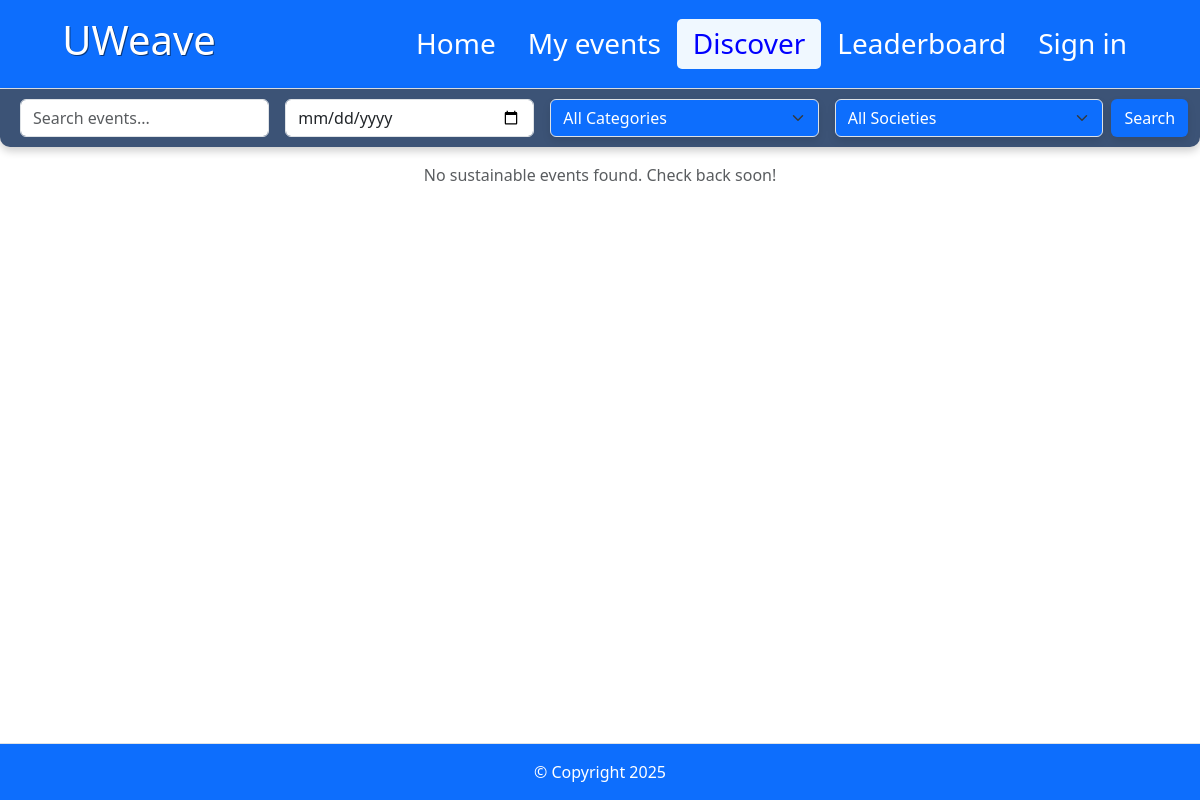
The page /discover on the database as committed earlier.
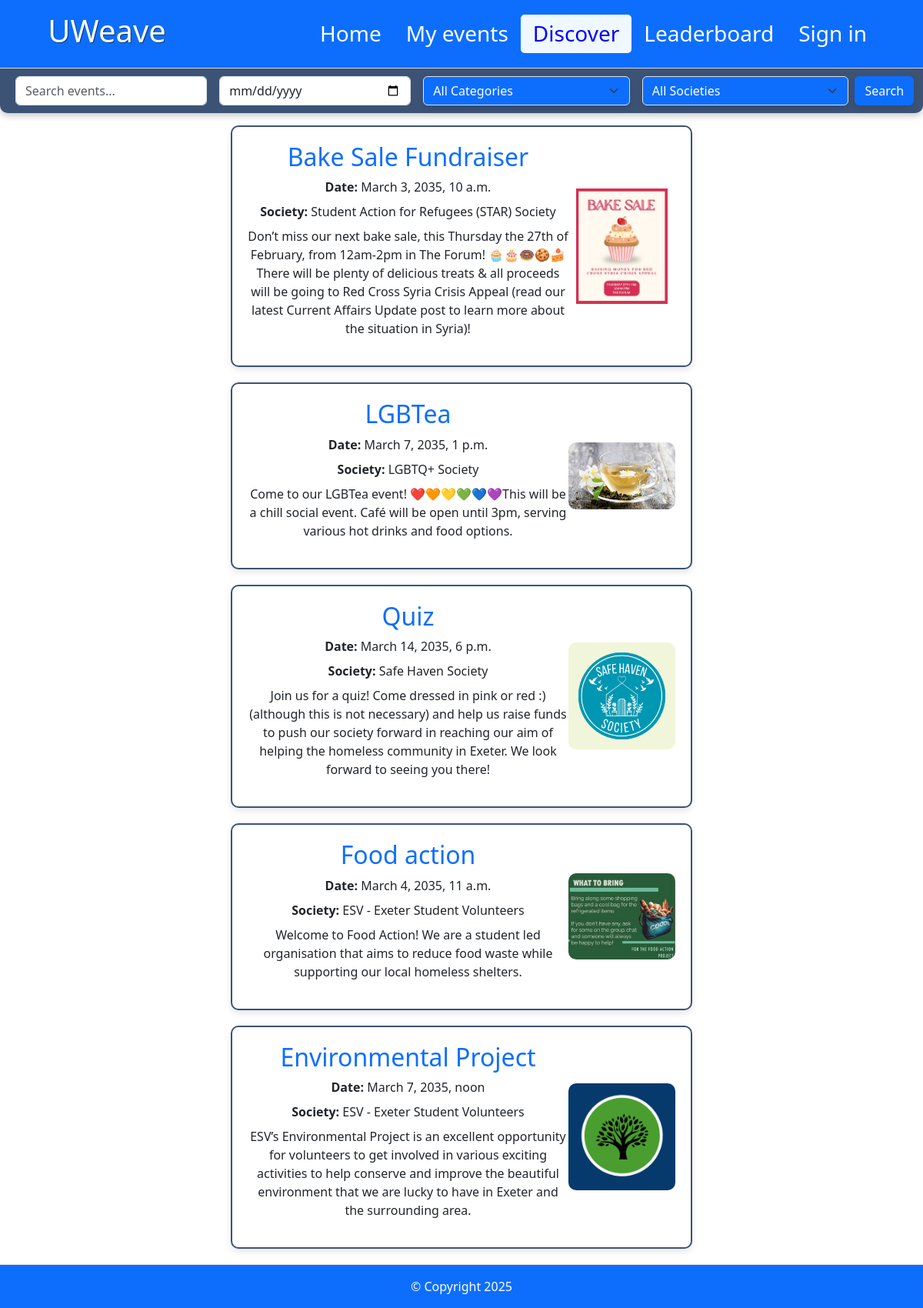
The same page on the database as committed later.
### app/models.py (models this page shows, shortened)
class Event(models.Model):
    start_key = models.CharField(max_length=7, default=generate_random_key)
    end_key = models.CharField(max_length=7, blank=True, default=generate_random_key)
    category = models.CharField(max_length=50)
    organiser = models.ForeignKey(SocietyRepresentative, on_delete=models.CASCADE, null=True)
    date = models.DateTimeField()
    location = models.ForeignKey(Location, on_delete=models.CASCADE, null=True)
    name = models.CharField(max_length=23)
    expected_attendance = models.IntegerField(null=True)
    actual_attendance = models.IntegerField(null=True)
    maximum_attendance = models.IntegerField(null=True)
    approved = models.BooleanField(default=False)
    rejected = models.BooleanField(default=False)
    description = models.CharField(max_length=300, blank=True)
    image = models.ImageField(upload_to="event_images/", null=True, blank=True)

class SocietyRepresentative(models.Model):
    user = models.OneToOneField(User, on_delete=models.CASCADE)
    society_name = models.CharField(max_length=50)
    class Meta:
        permissions = (
            ("create_events","Can create events"),
            ("generate_qr", "Can generate QR codes for events they are running"),
        )

### app/views.py (the view, shortened to what this page needs)
# urls.py: path("discover", views.discover, name="discover"),
def discover(request: HttpRequest) -> HttpResponse:
    search_query = request.GET.get("search_query", "").lower()
    event_date = request.GET.get("event_date", "")
    category = request.GET.get("category", "")
    society = request.GET.get("society", "")
    society_rep = SocietyRepresentative.objects.all()
    events = Event.objects.all()
    events = events.filter(approved="1",  date__date__gte=timezone.now().date())
    if category:
        events = events.filter(category=category)
    if event_date:
        events = events.filter(date__date=event_date)
    if society:
        society_obj = society_rep.filter(society_name=society).first()
        events = events.filter(organiser=society_obj)
    if search_query:
        def sorter(event: Event) -> int:
            return get_event_search_priority(event, search_query)
        events = [event for event in events if sorter(event) > 0]
        events.sort(key=sorter, reverse=True)
    booked_events = set()
    can_be_unbooked = set()
    return render(request, "discover.html", {
        "events": events,
        "booked_events": booked_events,
        "can_be_unbooked": can_be_unbooked,
        "societies": society_rep,
    })

### app/templates/discover.html (shortened to what this page needs)
<head>
</head>
{% extends "base.html" %}
{% block content %}
<body>
    <form method="GET" action="{% url 'discover' %}" class="container-fluid navbar-custom">
        <div class="d-flex flex-nowrap justify-content-between align-items-center">
            <input type="text" name="search_query" placeholder="Search events..." class="form-control flex-grow-1 mx-2">
            <input type="date" name="event_date" class="form-control flex-grow-1 mx-2">
            <select class="form-select searcher mx-2" name="category">
                <option value="">All Categories</option>
            </select>
            <select class="form-select searcher mx-2" name="society">
                <option value="">All Societies</option>
            </select>
            <button type="submit" class="btn searcher">Search</button>
        </div>
    </form>
    <div class="event-container">
    {% for event in events %}
        <div class="event-card" onclick="showPopup('{{ forloop.counter }}')">
            <div class="col-md-8 text-left" style="width: 50%;">
                <h2 style="color: #0d6efd; word-break: break-word;">{{ event.name }}</h2>
                <p class="mb-2"><strong>Date:</strong> {{ event.date }}</p>
                <p class="mb-2"><strong>Society:</strong> {{ event.organiser.society_name }}</p>
                <p style="word-break: break-word;">{{ event.description }}</p>
            </div>
            <div class="col-md-3">
                <img src="{{ event.image.url }}" alt="Event Image" class="img-fluid" onerror="this.src='/static/default-event.jpg';">
            </div>
        </div>
    {% empty %}
        <p class="text-muted text-center">No sustainable events found. Check back soon!</p>
    {% endfor %}
    </div>
</body>
{% endblock %}

### app/templates/base.html (shortened to what this page needs)
<html lang="en">
<head>
    {% load static %}
        <link href="https://cdn.jsdelivr.net/npm/bootstrap@5.3.3/dist/css/bootstrap.min.css" rel="stylesheet">
</head>
<body class="d-flex flex-column min-vh-100">
    <header>
        <div class="px-3 py-2 text-bg-primary border-bottom">
            <div class="container-fluid" style="width: 100%;">
                <div class="d-flex flex-wrap align-items-center justify-content-center justify-content-lg-start">
                    <div class="navbar">
                        <a href="{% url "home" %}" class="d-flex align-items-center my-2 my-lg-0 me-lg-auto text-white text-decoration-none title">
                            <h1 class="bi me-2">UWeave</h1>
                        </a>
                        <ul class="nav col-12 col-lg-auto my-2 justify-content-center my-md-0 text-small links">
                            <li>
                                <a href="{% url "home" %}" class="nav-link text-white"  id="page-link">
                                    <h3 class="bi d-block mx-auto mb-2 link-name">Home</h3>
                                </a>
                            </li>
                            <li>
                                <a href="{% url "my-events" %}" class="nav-link text-white"  id="page-link">
                                    <h3 class="bi d-block mx-auto mb-2 link-name">My events</h3>
                                </a>
                            </li>
                            <li>
                                <a href="{% url "discover" %}" class="nav-link text-white" id="page-link">
                                    <h3 class="bi d-block mx-auto mb-2 link-name">Discover</h3>
                                </a>
                            </li>
                            <li>
                                <a href="{% url "leaderboard" %}" class="nav-link text-white" id="page-link">
                                    <h3 class="bi d-block mx-auto mb-2 link-name">Leaderboard</h3>
                                </a>
                            </li>
                            <li>
                                <a href="{% url "sign-in" %}" class="nav-link text-white" id="page-link">
                                    {% if user.is_authenticated %}
                                        <h3 class="bi d-block mx-auto mb-2 link-name">{{ user.username }}</h3>
                                    {% else %}
                                        <h3 class="bi d-block mx-auto mb-2 link-name">Sign in</h3>
                                    {% endif %}
                                </a>
                            </li>
                        </ul>
                    </div>
                </div>
            </div>
        </div>
    </header>
  <main class="flex-grow-1">
    {% block content %}
    {% endblock %}
  </main>
  <footer class="py-3 border-top text-center bg-primary text-white mt-auto">
      © Copyright 2025
  </footer>
</body>
</html>

### app/templates/discover.html (style rules this page uses)
.navbar-custom { background-color: #3c5376 !important; padding: 10px 20px; border-radius: 0 0 10px 10px; box-shadow: 0px 4px 8px rgba(0, 0, 0, 0.2); }
.searcher { color: #ffffff !important; background-color: #0d6efd !important; border: none; border-radius: 6px !important; transition: background-color 0.3s ease-in-out !important; box-shadow: 0px 4px 8px rgba(0, 0, 0, 0.1) !important; padding: 8px 15px; }
.event-container { display: flex; flex-direction: column; align-items: center; }
.event-card { display: flex; flex-wrap: wrap; align-items: center; justify-content: center; width: 80%; max-width: 600px; min-height: 200px; border: 2px solid #3c5376; border-radius: 10px; padding: 20px; box-shadow: 0px 4px 8px rgba(0, 0, 0, 0.1); margin-bottom: 20px; background-color: white; }
.event-card .col-md-8, .event-card .col-md-4 { flex: 1; text-align: center; }
.event-card img { width: 100%; height: auto; max-height: 150px; object-fit: contain; border-radius: 10px; }

### app/templates/base.html (style rules this page uses)
.navbar { display: grid; grid-template-columns: repeat(10, minmax(0, 1fr)); width: 100%; }
.title { grid-row: 1; grid-column: 1 / span 3; margin-left: 10%; text-shadow: 1px 1px rgba(0, 0, 0, 0.5); }
.links { display: flex; align-items: center; grid-row: 1; grid-column: 4 / span 7; right: 0; }
.link-name { margin: 0 !important; height: 100%; width:100%; display:flex !important; align-items: center; justify-content: center; }
#page-link { text-shadow: rgba(0, 0, 0, 0.5); height: 100%; }
#page-link.active { border-radius: 5px; background-color: aliceblue; color: blue !important; text-shadow: white; }

Rows that differ between the two databases and show on the page:
now on this page (row edited): Event: name "Bake Sale Fundraiser", date "March 3, 2035, 10 a.m.", organiser.society_name "Student Action for Refugees (STAR) Society", description "Don’t miss our next bake sale, this Thursday the 27th of February, from 12am-2pm in The Forum! 🧁🎂🍩🍪🍰There will be plenty of delicious treats & all proceeds will be going to Red Cross Syria Crisis Appeal (read our latest Current Affairs Update post to learn more about the situation in Syria)!", image (picture)
now on this page (row edited): Event: name "LGBTea", date "March 7, 2035, 1 p.m.", organiser.society_name "LGBTQ+ Society", description "Come to our LGBTea event! ❤️🧡💛💚💙💜This will be a chill social event. Café will be open until 3pm, serving various hot drinks and food options.", image (picture)
now on this page (row edited): Event: name "Quiz", date "March 14, 2035, 6 p.m.", organiser.society_name "Safe Haven Society", description "Join us for a quiz! Come dressed in pink or red :) (although this is not necessary) and help us raise funds to push our society forward in reaching our aim of helping the homeless community in Exeter. We look forward to seeing you there!", image (picture)
now on this page (row edited): Event: name "Food action", date "March 4, 2035, 11 a.m.", organiser.society_name "ESV - Exeter Student Volunteers", description "Welcome to Food Action! We are a student led organisation that aims to reduce food waste while supporting our local homeless shelters.", image (picture)
now on this page (row edited): Event: name "Environmental Project", date "March 7, 2035, noon", organiser.society_name "ESV - Exeter Student Volunteers", description "ESV’s Environmental Project is an excellent opportunity for volunteers to get involved in various exciting activities to help conserve and improve the beautiful environment that we are lucky to have in Exeter and the surrounding area.", image (picture)
Other text that changed with them:
text no longer shown: "No sustainable events found. Check back soon!"
